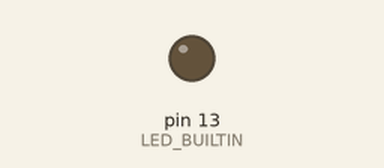
Recording of a sketch running on a simulated Arduino Uno, built with avr-gcc and run on an emulated ATmega328P. Parts: output pins drawn as LEDs (lit = HIGH). Dashed ring = blinking.

Above: at 0.2 s.
At 2.62 s:
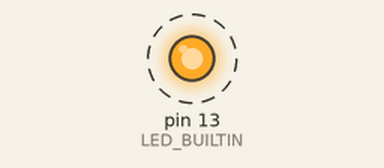
Timing chart, 0 to 3.0 s (numbered marks = the images above):
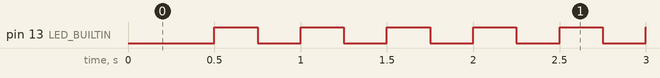

Measured:
- by itself, pin 13 (LED_BUILTIN): alternates HIGH for 0.25 s and LOW for 0.25 s

The sketch:

PruebaTimer.ino
```cpp
#include <timer.h>


int flagTimer;
int cont;

void setup() {
  Timer_Init();
  Timer_SetFlag(&flagTimer);
  pinMode(LED_BUILTIN, OUTPUT);
}

void loop() {
    if (flagTimer){
          flagTimer=0;
          if (cont){
            cont=0;
            digitalWrite(LED_BUILTIN,HIGH);

           }else{
            cont=1;
            digitalWrite(LED_BUILTIN,LOW);


           }


    }

}
```
